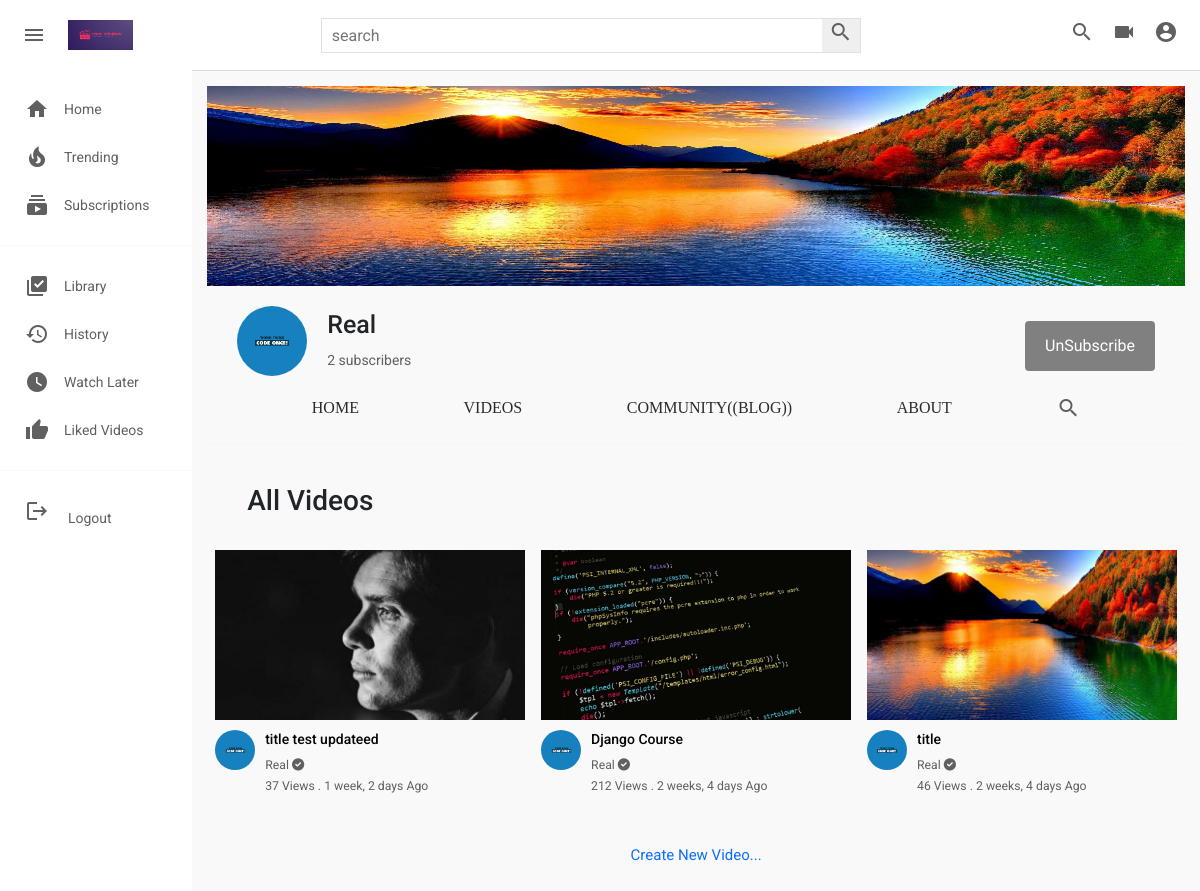
/channels/1/show-videos/ (signed in), run on the app's committed database.
### channels/models.py (models this page shows, shortened)
class Channel(models.Model):
    channel_name = models.CharField(max_length=200)
    full_name = models.CharField(max_length=200, null=True)
    banner = models.ImageField(upload_to=user_directory_path, null=True, blank=True)
    channel_art = models.ImageField(upload_to=user_directory_path, null=True, blank=True)
    description = models.TextField(null=True, blank=True)
    status = models.CharField(choices=STATUS, max_length=50, default="active")
    verified = models.BooleanField(default=False)
    joined_date = models.DateTimeField(auto_now_add=True)
    business_email = models.EmailField(null=True, blank=True)
    make_business_email_public = models.BooleanField(default=True)
    business_location = models.TextField(null=True, blank=True)
    make_business_location_public = models.BooleanField(default=False)
    total_views = models.IntegerField(default=0)
    website = models.URLField(null=True)
    instagram = models.URLField(null=True)
    twitter = models.URLField(null=True)
    facebook = models.URLField(null=True)
    keywords = TaggableManager()
    user = models.OneToOneField(User, on_delete=models.SET_NULL, null=True, related_name="channel")
    subscribers = models.ManyToManyField(User, related_name="user_subscribers")

### videos/models.py (models this page shows, shortened)
class Video(models.Model):
    video = models.FileField(upload_to=user_directory_path)
    image = models.ImageField(upload_to=user_directory_path, null=True, blank=True)
    title = models.CharField(max_length=200)
    description = models.TextField(null=True, blank=True)
    tags = TaggableManager()
    date = models.DateTimeField(auto_now_add=True)
    visibilty = models.CharField(choices=get_visibility_values(), default="public", max_length=20)
    user = models.ForeignKey(User, on_delete=models.CASCADE, null=True, related_name="user")
    likes = models.ManyToManyField(User, related_name="likes")
    views = models.PositiveIntegerField(default=0)
    featured = models.BooleanField(default=False)

### channels/views.py (the view)
# urls.py: path('<int:channel_id>/show-videos/', views.show_videos, name='channels.show_videos'),
def show_videos(request, channel_id):
    channel = get_object_or_404(Channel, id=channel_id)
    videos = Video.objects.filter(user=channel.user, visibilty="public").order_by("-date")
    return render(request, 'channels/channel-videos.html', {"channel": channel, "videos": videos})

### templates/channels/channel-videos.html (shortened to what this page needs)
{% extends 'base.html' %}
{% load static %}
{% block style %}
    <link rel="stylesheet" href="{% static 'css/style.css' %}">
    <link rel="stylesheet" href="{% static 'css/channels/channels.css' %}">
{% endblock style %}
{% block content %}
    <div class="mainBody">
        {% include 'partials/sidebar.html' %}
        <div class="videos">
            {% include 'channels/partials/channel-header.html' %}
            <br>
            <div class="popular-video flex">
                <h3>All Videos</h3>
            </div>
            <br>
            <div class="videos__container">
                {% for video in videos %}
                    <div class="video">
                        <div class="video__thumbnail">
                            <a href="{% url 'videos.show' video.id %}"><img src="{{ video.image.url }}" alt=""></a>
                        </div>
                        <div class="video__details">
                            <div class="author">
                                <a href="{% url 'channels.show' channel.id %}"><img src="{{ channel.banner.url }}" alt=""></a>
                            </div>
                            <div class="title">
                                <a href="{% url 'videos.show' video.id %}"><h3>{{ video.title | truncatechars:35}}</h3></a>
                                <a href=""><small>{{ channel.channel_name }} {% if channel.verified %}<i class="fas fa-check-circle"></i>{% endif %}</small></a>
                                <span><small>{{ video.views }} View{{ video.views|pluralize }} . {{ video.date|timesince }} Ago</small></span>
                            </div>
                        </div>
                    </div>
                {% endfor %}
            </div>
            <div class="popular-video flex" style="justify-content: center">
                <a href="{% url 'videos.create' %}"><h5>Create New Video...</h5></a>
            </div>
            <br>
        </div>
    </div>
{% endblock %}

### templates/channels/partials/channel-header.html
<div class="channel-art">
    <img src="{{ channel.channel_art.url }}" alt="channel-art-image">
</div>
<div class="channel-header flex">
    <div class="channel-img-title flex">
        <img class="img" src="{{ channel.banner.url }}" alt="">
        <div class="channel-image-texts">
            <h4>{{ channel.channel_name }}</h4>
            <span id="sub-count"></span><span> subscribers</span>
        </div>
    </div>
    <div class="channel-header-btns">
        {% if request.user in channel.subscribers.all %}
            <div><button id="subscribe-btn" class="channel-subscribe unsubscribe-btn" onclick="switchSub()">UnSubscribe</button></div>
        {% else %}
            <div><button id="subscribe-btn" class="channel-subscribe" onclick="switchSub()">Subscribe</button></div>
        {% endif %}
    </div>
</div>
<div class="channel-header-links flex">
    <a href="{% url 'channels.show' channel.id %}" class="display-this">Home</a>
    <a href="{% url 'channels.show_videos' channel.id %}" class="display-this">Videos</a>
    <a href="{% url 'channels.index_community_posts' channel.id %}" class="dont-display-thdis">Community((blog))</a>
    <a href="{% url 'channels.show_about' channel.id %}" class="display-this">About</a>
    <a href="{% url 'search' %}" class="dont-display-this"><i class="material-icons">search</i></a>
</div>
<hr>

### static/css/style.css (style rules this page uses)
* { margin: 0; padding: 0; box-sizing: border-box; }
body { font-family: 'Roboto', 'sans-serif'; }
.material-icons { color: rgb(96,96,96); }
.mainBody { height: calc(100vh - 70px); display: flex; overflow: hidden; }
.videos { background-color: #f9f9f9; width: 100%; height: 100%; padding: 15px 15px; border-top: 1px solid #ddd; overflow-y: scroll; }
.video { width: 302px; margin-bottom: 30px; }
.video-details .title a,span { text-decoration: none; color: rgb(96, 96, 96); }

### static/css/channels/channels.css (style rules this page uses)
* { margin: 0; padding: 0; box-sizing: border-box; }
body { font-family: 'Roboto', 'sans-serif'; }
.material-icons { color: rgb(96, 96, 96); }
.mainBody { height: calc(100vh - 70px); display: flex; overflow: hidden; }
hr { height: 1px; background-color: #e5e5e5; border: none; }
.videos { background-color: #f9f9f9; width: 100%; height: 100%; padding: 15px 15px; border-top: 1px solid #ddd; overflow-y: scroll; }
.videos__container { display: flex; flex-direction: row; justify-content: space-around; flex-wrap: wrap; }
.video { width: 310px; margin-bottom: 30px; }
.video__thumbnail { width: 100%; height: 170px; }
.video__thumbnail img { object-fit: cover; height: 100%; width: 100%; }
.author img { object-fit: cover; border-radius: 50%; height: 40px; width: 40px; margin-right: 10px; }
.video__details { display: flex; margin-top: 10px; }
.title { display: flex; flex-direction: column; }
.title h3 { color: rgb(3, 3, 3); line-height: 18px; font-size: 14px; margin-bottom: 6px; }
.title a, span { text-decoration: none; color: rgb(96, 96, 96); font-size: 14px; }
.channel-art { width: 100%; height: 200px; }
.channel-art img { width: 100%; height: 200px; }
.flex { display: flex; }
.channel-header { margin: 20px 30px; align-items: center; justify-content: space-between; }
.channel-img-title { align-items: center; }
.channel-img-title .img { width: 70px; height: 70px; object-fit: cover; border-radius: 50px; }
.channel-img-title .channel-image-texts { margin-left: 20px; }
.channel-image-texts h4 { font-size: 25px; font-weight: 500; }
.channel-header-btns { display: flex; }
.channel-header-btns .channel-subscribe { background-color: rgb(255, 0, 0); color: white; border-radius:4px; }
.channel-header-links { justify-content: space-evenly; }
.channel-header-links a { text-decoration: none; text-transform: uppercase; font-family: poppins; color: rgb(43, 43, 43); font-weight: 500; }
.popular-video { align-items: center; }
.popular-video h3 { margin-left: 40px; }
.about-right h4, h5 { margin-bottom: 20px; margin-top: 20px; font-size: 15px; font-weight: normal; }
a { text-decoration: none; }
.channel-subscribe { background-color: red; color: white; border: none; padding: 13px 20px; margin-top: 10px; }
.unsubscribe-btn { border: none; padding: 13px 20px; margin-top: 10px; background-color: rgb(128, 128, 128) !important; color: white !important; }

### static/css/login.css (style rules this page uses)
* { font-family: 'Roboto', 'sans-serif'; }

### templates/base.html (style rules this page uses)
a { text-decoration: none; }
.unsubscribe-btn { background-color: rgb(128, 128, 128); color: white; }

### data on the page
Channel: channel_art (picture), banner (picture), channel_name "Real"
Video: image (picture), banner (picture), title "title test updateed", views "37", date "1 week, 2 days"
Video: image (picture), banner (picture), title "Django Course", views "212", date "2 weeks, 4 days"
Video: image (picture), banner (picture), title "title", views "46", date "2 weeks, 4 days"
